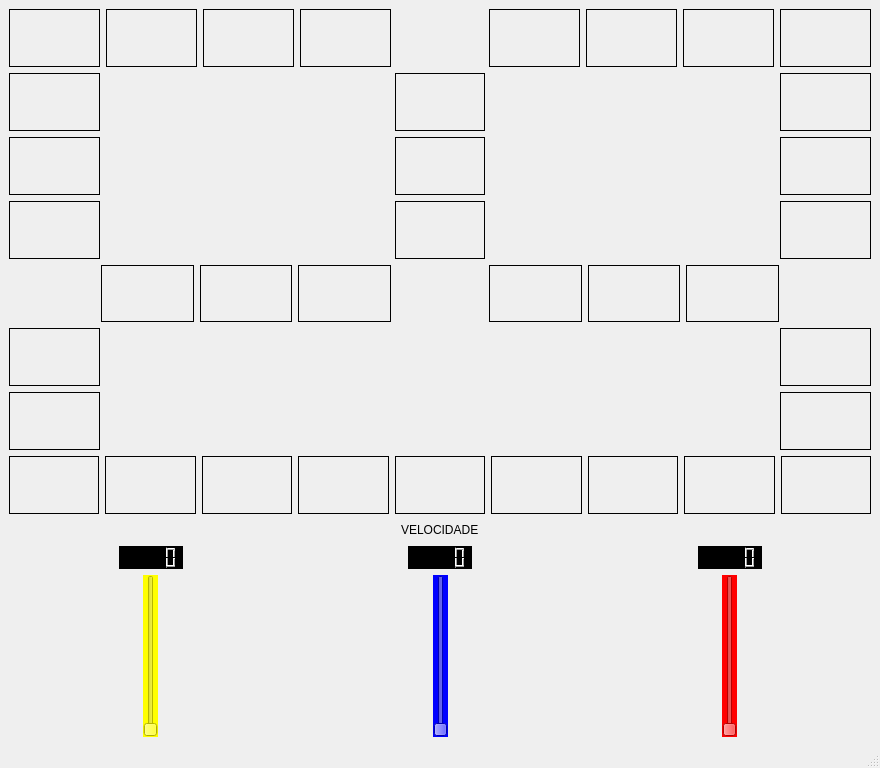
<?xml version="1.0" encoding="UTF-8"?>
<ui version="4.0">
 <class>MainWindow</class>
 <widget class="QMainWindow" name="MainWindow">
  <property name="enabled">
   <bool>true</bool>
  </property>
  <property name="geometry">
   <rect>
    <x>0</x>
    <y>0</y>
    <width>880</width>
    <height>768</height>
   </rect>
  </property>
  <property name="sizePolicy">
   <sizepolicy hsizetype="Fixed" vsizetype="Fixed">
    <horstretch>200</horstretch>
    <verstretch>200</verstretch>
   </sizepolicy>
  </property>
  <property name="minimumSize">
   <size>
    <width>200</width>
    <height>200</height>
   </size>
  </property>
  <property name="windowTitle">
   <string>MainWindow</string>
  </property>
  <widget class="QWidget" name="centralwidget">
   <layout class="QVBoxLayout" name="verticalLayout_6" stretch="70,30">
    <item>
     <layout class="QVBoxLayout" name="verticalLayout">
      <item>
       <layout class="QHBoxLayout" name="horizontalLayout" stretch="11,11,11,11,11,11,11,11,11">
        <item>
         <widget class="QLabel" name="y_0">
          <property name="frameShape">
           <enum>QFrame::Box</enum>
          </property>
          <property name="text">
           <string/>
          </property>
         </widget>
        </item>
        <item>
         <widget class="QLabel" name="y_1">
          <property name="frameShape">
           <enum>QFrame::Box</enum>
          </property>
          <property name="text">
           <string/>
          </property>
         </widget>
        </item>
        <item>
         <widget class="QLabel" name="y_2">
          <property name="frameShape">
           <enum>QFrame::Box</enum>
          </property>
          <property name="text">
           <string/>
          </property>
         </widget>
        </item>
        <item>
         <widget class="QLabel" name="y_3">
          <property name="frameShape">
           <enum>QFrame::Box</enum>
          </property>
          <property name="text">
           <string/>
          </property>
         </widget>
        </item>
        <item>
         <spacer name="horizontalSpacer">
          <property name="orientation">
           <enum>Qt::Horizontal</enum>
          </property>
          <property name="sizeHint" stdset="0">
           <size>
            <width>40</width>
            <height>20</height>
           </size>
          </property>
         </spacer>
        </item>
        <item>
         <widget class="QLabel" name="b_0">
          <property name="frameShape">
           <enum>QFrame::Box</enum>
          </property>
          <property name="text">
           <string/>
          </property>
         </widget>
        </item>
        <item>
         <widget class="QLabel" name="b_1">
          <property name="frameShape">
           <enum>QFrame::Box</enum>
          </property>
          <property name="text">
           <string/>
          </property>
         </widget>
        </item>
        <item>
         <widget class="QLabel" name="b_2">
          <property name="frameShape">
           <enum>QFrame::Box</enum>
          </property>
          <property name="text">
           <string/>
          </property>
         </widget>
        </item>
        <item>
         <widget class="QLabel" name="b_3">
          <property name="maximumSize">
           <size>
            <width>200</width>
            <height>200</height>
           </size>
          </property>
          <property name="frameShape">
           <enum>QFrame::Box</enum>
          </property>
          <property name="text">
           <string/>
          </property>
         </widget>
        </item>
       </layout>
      </item>
      <item>
       <layout class="QHBoxLayout" name="horizontalLayout_2" stretch="11,35,11,35,11">
        <item>
         <widget class="QLabel" name="y_6">
          <property name="frameShape">
           <enum>QFrame::Box</enum>
          </property>
          <property name="text">
           <string/>
          </property>
         </widget>
        </item>
        <item>
         <spacer name="horizontalSpacer_2">
          <property name="orientation">
           <enum>Qt::Horizontal</enum>
          </property>
          <property name="sizeHint" stdset="0">
           <size>
            <width>40</width>
            <height>20</height>
           </size>
          </property>
         </spacer>
        </item>
        <item>
         <widget class="QLabel" name="rail1_0">
          <property name="frameShape">
           <enum>QFrame::Box</enum>
          </property>
          <property name="text">
           <string/>
          </property>
         </widget>
        </item>
        <item>
         <spacer name="horizontalSpacer_3">
          <property name="orientation">
           <enum>Qt::Horizontal</enum>
          </property>
          <property name="sizeHint" stdset="0">
           <size>
            <width>40</width>
            <height>20</height>
           </size>
          </property>
         </spacer>
        </item>
        <item>
         <widget class="QLabel" name="b_4">
          <property name="frameShape">
           <enum>QFrame::Box</enum>
          </property>
          <property name="text">
           <string/>
          </property>
         </widget>
        </item>
       </layout>
      </item>
      <item>
       <layout class="QHBoxLayout" name="horizontalLayout_5" stretch="11,35,11,35,11">
        <item>
         <widget class="QLabel" name="y_5">
          <property name="frameShape">
           <enum>QFrame::Box</enum>
          </property>
          <property name="text">
           <string/>
          </property>
         </widget>
        </item>
        <item>
         <spacer name="horizontalSpacer_4">
          <property name="orientation">
           <enum>Qt::Horizontal</enum>
          </property>
          <property name="sizeHint" stdset="0">
           <size>
            <width>40</width>
            <height>20</height>
           </size>
          </property>
         </spacer>
        </item>
        <item>
         <widget class="QLabel" name="rail1_1">
          <property name="frameShape">
           <enum>QFrame::Box</enum>
          </property>
          <property name="text">
           <string/>
          </property>
         </widget>
        </item>
        <item>
         <spacer name="horizontalSpacer_5">
          <property name="orientation">
           <enum>Qt::Horizontal</enum>
          </property>
          <property name="sizeHint" stdset="0">
           <size>
            <width>40</width>
            <height>20</height>
           </size>
          </property>
         </spacer>
        </item>
        <item>
         <widget class="QLabel" name="b_5">
          <property name="frameShape">
           <enum>QFrame::Box</enum>
          </property>
          <property name="text">
           <string/>
          </property>
         </widget>
        </item>
       </layout>
      </item>
      <item>
       <layout class="QHBoxLayout" name="horizontalLayout_6" stretch="11,35,11,35,11">
        <item>
         <widget class="QLabel" name="y_4">
          <property name="frameShape">
           <enum>QFrame::Box</enum>
          </property>
          <property name="text">
           <string/>
          </property>
         </widget>
        </item>
        <item>
         <spacer name="horizontalSpacer_6">
          <property name="orientation">
           <enum>Qt::Horizontal</enum>
          </property>
          <property name="sizeHint" stdset="0">
           <size>
            <width>40</width>
            <height>20</height>
           </size>
          </property>
         </spacer>
        </item>
        <item>
         <widget class="QLabel" name="rail1_2">
          <property name="frameShape">
           <enum>QFrame::Box</enum>
          </property>
          <property name="text">
           <string/>
          </property>
         </widget>
        </item>
        <item>
         <spacer name="horizontalSpacer_7">
          <property name="orientation">
           <enum>Qt::Horizontal</enum>
          </property>
          <property name="sizeHint" stdset="0">
           <size>
            <width>40</width>
            <height>20</height>
           </size>
          </property>
         </spacer>
        </item>
        <item>
         <widget class="QLabel" name="b_6">
          <property name="frameShape">
           <enum>QFrame::Box</enum>
          </property>
          <property name="text">
           <string/>
          </property>
         </widget>
        </item>
       </layout>
      </item>
      <item>
       <layout class="QHBoxLayout" name="horizontalLayout_3" stretch="11,11,11,11,11,11,11,11,11">
        <item>
         <spacer name="horizontalSpacer_11">
          <property name="orientation">
           <enum>Qt::Horizontal</enum>
          </property>
          <property name="sizeHint" stdset="0">
           <size>
            <width>40</width>
            <height>20</height>
           </size>
          </property>
         </spacer>
        </item>
        <item>
         <widget class="QLabel" name="rail2_0">
          <property name="frameShape">
           <enum>QFrame::Box</enum>
          </property>
          <property name="text">
           <string/>
          </property>
         </widget>
        </item>
        <item>
         <widget class="QLabel" name="rail2_1">
          <property name="frameShape">
           <enum>QFrame::Box</enum>
          </property>
          <property name="text">
           <string/>
          </property>
         </widget>
        </item>
        <item>
         <widget class="QLabel" name="rail2_2">
          <property name="frameShape">
           <enum>QFrame::Box</enum>
          </property>
          <property name="text">
           <string/>
          </property>
         </widget>
        </item>
        <item>
         <spacer name="horizontalSpacer_8">
          <property name="orientation">
           <enum>Qt::Horizontal</enum>
          </property>
          <property name="sizeHint" stdset="0">
           <size>
            <width>40</width>
            <height>20</height>
           </size>
          </property>
         </spacer>
        </item>
        <item>
         <widget class="QLabel" name="rail3_0">
          <property name="frameShape">
           <enum>QFrame::Box</enum>
          </property>
          <property name="text">
           <string/>
          </property>
         </widget>
        </item>
        <item>
         <widget class="QLabel" name="rail3_1">
          <property name="frameShape">
           <enum>QFrame::Box</enum>
          </property>
          <property name="text">
           <string/>
          </property>
         </widget>
        </item>
        <item>
         <widget class="QLabel" name="rail3_2">
          <property name="frameShape">
           <enum>QFrame::Box</enum>
          </property>
          <property name="text">
           <string/>
          </property>
         </widget>
        </item>
        <item>
         <spacer name="horizontalSpacer_12">
          <property name="orientation">
           <enum>Qt::Horizontal</enum>
          </property>
          <property name="sizeHint" stdset="0">
           <size>
            <width>40</width>
            <height>20</height>
           </size>
          </property>
         </spacer>
        </item>
       </layout>
      </item>
      <item>
       <layout class="QHBoxLayout" name="horizontalLayout_4" stretch="11,82,11">
        <item>
         <widget class="QLabel" name="r_12">
          <property name="frameShape">
           <enum>QFrame::Box</enum>
          </property>
          <property name="text">
           <string/>
          </property>
         </widget>
        </item>
        <item>
         <spacer name="horizontalSpacer_9">
          <property name="orientation">
           <enum>Qt::Horizontal</enum>
          </property>
          <property name="sizeHint" stdset="0">
           <size>
            <width>40</width>
            <height>20</height>
           </size>
          </property>
         </spacer>
        </item>
        <item>
         <widget class="QLabel" name="r_0">
          <property name="frameShape">
           <enum>QFrame::Box</enum>
          </property>
          <property name="text">
           <string/>
          </property>
         </widget>
        </item>
       </layout>
      </item>
      <item>
       <layout class="QHBoxLayout" name="horizontalLayout_7" stretch="11,82,11">
        <item>
         <widget class="QLabel" name="r_11">
          <property name="frameShape">
           <enum>QFrame::Box</enum>
          </property>
          <property name="text">
           <string/>
          </property>
         </widget>
        </item>
        <item>
         <spacer name="horizontalSpacer_10">
          <property name="orientation">
           <enum>Qt::Horizontal</enum>
          </property>
          <property name="sizeHint" stdset="0">
           <size>
            <width>40</width>
            <height>20</height>
           </size>
          </property>
         </spacer>
        </item>
        <item>
         <widget class="QLabel" name="r_1">
          <property name="frameShape">
           <enum>QFrame::Box</enum>
          </property>
          <property name="text">
           <string/>
          </property>
         </widget>
        </item>
       </layout>
      </item>
      <item>
       <layout class="QHBoxLayout" name="horizontalLayout_8">
        <item>
         <widget class="QLabel" name="r_10">
          <property name="frameShape">
           <enum>QFrame::Box</enum>
          </property>
          <property name="text">
           <string/>
          </property>
         </widget>
        </item>
        <item>
         <widget class="QLabel" name="r_9">
          <property name="frameShape">
           <enum>QFrame::Box</enum>
          </property>
          <property name="text">
           <string/>
          </property>
         </widget>
        </item>
        <item>
         <widget class="QLabel" name="r_8">
          <property name="frameShape">
           <enum>QFrame::Box</enum>
          </property>
          <property name="text">
           <string/>
          </property>
         </widget>
        </item>
        <item>
         <widget class="QLabel" name="r_7">
          <property name="frameShape">
           <enum>QFrame::Box</enum>
          </property>
          <property name="text">
           <string/>
          </property>
         </widget>
        </item>
        <item>
         <widget class="QLabel" name="r_6">
          <property name="frameShape">
           <enum>QFrame::Box</enum>
          </property>
          <property name="text">
           <string/>
          </property>
         </widget>
        </item>
        <item>
         <widget class="QLabel" name="r_5">
          <property name="frameShape">
           <enum>QFrame::Box</enum>
          </property>
          <property name="text">
           <string/>
          </property>
         </widget>
        </item>
        <item>
         <widget class="QLabel" name="r_4">
          <property name="frameShape">
           <enum>QFrame::Box</enum>
          </property>
          <property name="text">
           <string/>
          </property>
         </widget>
        </item>
        <item>
         <widget class="QLabel" name="r_3">
          <property name="frameShape">
           <enum>QFrame::Box</enum>
          </property>
          <property name="text">
           <string/>
          </property>
         </widget>
        </item>
        <item>
         <widget class="QLabel" name="r_2">
          <property name="frameShape">
           <enum>QFrame::Box</enum>
          </property>
          <property name="text">
           <string/>
          </property>
         </widget>
        </item>
       </layout>
      </item>
     </layout>
    </item>
    <item>
     <layout class="QVBoxLayout" name="verticalLayout_5" stretch="0,0">
      <item>
       <layout class="QHBoxLayout" name="horizontalLayout_9">
        <item>
         <spacer name="horizontalSpacer_14">
          <property name="orientation">
           <enum>Qt::Horizontal</enum>
          </property>
          <property name="sizeHint" stdset="0">
           <size>
            <width>40</width>
            <height>20</height>
           </size>
          </property>
         </spacer>
        </item>
        <item>
         <widget class="QLabel" name="label">
          <property name="lineWidth">
           <number>1</number>
          </property>
          <property name="text">
           <string>VELOCIDADE</string>
          </property>
          <property name="textFormat">
           <enum>Qt::AutoText</enum>
          </property>
          <property name="wordWrap">
           <bool>false</bool>
          </property>
          <property name="textInteractionFlags">
           <set>Qt::LinksAccessibleByKeyboard</set>
          </property>
         </widget>
        </item>
        <item>
         <spacer name="horizontalSpacer_13">
          <property name="orientation">
           <enum>Qt::Horizontal</enum>
          </property>
          <property name="sizeHint" stdset="0">
           <size>
            <width>40</width>
            <height>20</height>
           </size>
          </property>
         </spacer>
        </item>
       </layout>
      </item>
      <item>
       <layout class="QHBoxLayout" name="horizontalLayout_16">
        <item>
         <layout class="QVBoxLayout" name="verticalLayout_4">
          <item>
           <layout class="QHBoxLayout" name="horizontalLayout_15">
            <item>
             <spacer name="horizontalSpacer_25">
              <property name="orientation">
               <enum>Qt::Horizontal</enum>
              </property>
              <property name="sizeHint" stdset="0">
               <size>
                <width>40</width>
                <height>20</height>
               </size>
              </property>
             </spacer>
            </item>
            <item>
             <widget class="QLCDNumber" name="lcdNumber">
              <property name="frameShape">
               <enum>QFrame::Box</enum>
              </property>
              <property name="frameShadow">
               <enum>QFrame::Plain</enum>
              </property>
              <property name="lineWidth">
               <number>100</number>
              </property>
             </widget>
            </item>
            <item>
             <spacer name="horizontalSpacer_26">
              <property name="orientation">
               <enum>Qt::Horizontal</enum>
              </property>
              <property name="sizeHint" stdset="0">
               <size>
                <width>40</width>
                <height>20</height>
               </size>
              </property>
             </spacer>
            </item>
           </layout>
          </item>
          <item>
           <layout class="QHBoxLayout" name="horizontalLayout_12">
            <item>
             <spacer name="horizontalSpacer_17">
              <property name="orientation">
               <enum>Qt::Horizontal</enum>
              </property>
              <property name="sizeHint" stdset="0">
               <size>
                <width>40</width>
                <height>20</height>
               </size>
              </property>
             </spacer>
            </item>
            <item>
             <widget class="QSlider" name="verticalSlider_Y">
              <property name="styleSheet">
               <string notr="true">background:rgb(255, 255, 0)</string>
              </property>
              <property name="maximum">
               <number>100</number>
              </property>
              <property name="orientation">
               <enum>Qt::Vertical</enum>
              </property>
             </widget>
            </item>
            <item>
             <spacer name="horizontalSpacer_20">
              <property name="orientation">
               <enum>Qt::Horizontal</enum>
              </property>
              <property name="sizeHint" stdset="0">
               <size>
                <width>40</width>
                <height>20</height>
               </size>
              </property>
             </spacer>
            </item>
           </layout>
          </item>
         </layout>
        </item>
        <item>
         <layout class="QVBoxLayout" name="verticalLayout_3">
          <item>
           <layout class="QHBoxLayout" name="horizontalLayout_14">
            <item>
             <spacer name="horizontalSpacer_23">
              <property name="orientation">
               <enum>Qt::Horizontal</enum>
              </property>
              <property name="sizeHint" stdset="0">
               <size>
                <width>40</width>
                <height>20</height>
               </size>
              </property>
             </spacer>
            </item>
            <item>
             <widget class="QLCDNumber" name="lcdNumber_2">
              <property name="frameShadow">
               <enum>QFrame::Plain</enum>
              </property>
              <property name="lineWidth">
               <number>100</number>
              </property>
             </widget>
            </item>
            <item>
             <spacer name="horizontalSpacer_24">
              <property name="orientation">
               <enum>Qt::Horizontal</enum>
              </property>
              <property name="sizeHint" stdset="0">
               <size>
                <width>40</width>
                <height>20</height>
               </size>
              </property>
             </spacer>
            </item>
           </layout>
          </item>
          <item>
           <layout class="QHBoxLayout" name="horizontalLayout_11">
            <item>
             <spacer name="horizontalSpacer_15">
              <property name="orientation">
               <enum>Qt::Horizontal</enum>
              </property>
              <property name="sizeHint" stdset="0">
               <size>
                <width>40</width>
                <height>20</height>
               </size>
              </property>
             </spacer>
            </item>
            <item>
             <widget class="QSlider" name="verticalSlider_B">
              <property name="styleSheet">
               <string notr="true">background:rgb(0, 0, 255)</string>
              </property>
              <property name="maximum">
               <number>100</number>
              </property>
              <property name="orientation">
               <enum>Qt::Vertical</enum>
              </property>
             </widget>
            </item>
            <item>
             <spacer name="horizontalSpacer_19">
              <property name="orientation">
               <enum>Qt::Horizontal</enum>
              </property>
              <property name="sizeHint" stdset="0">
               <size>
                <width>40</width>
                <height>20</height>
               </size>
              </property>
             </spacer>
            </item>
           </layout>
          </item>
         </layout>
        </item>
        <item>
         <layout class="QVBoxLayout" name="verticalLayout_2">
          <item>
           <layout class="QHBoxLayout" name="horizontalLayout_13">
            <item>
             <spacer name="horizontalSpacer_22">
              <property name="orientation">
               <enum>Qt::Horizontal</enum>
              </property>
              <property name="sizeHint" stdset="0">
               <size>
                <width>40</width>
                <height>20</height>
               </size>
              </property>
             </spacer>
            </item>
            <item>
             <widget class="QLCDNumber" name="lcdNumber_3">
              <property name="frameShadow">
               <enum>QFrame::Plain</enum>
              </property>
              <property name="lineWidth">
               <number>100</number>
              </property>
              <property name="midLineWidth">
               <number>5</number>
              </property>
             </widget>
            </item>
            <item>
             <spacer name="horizontalSpacer_21">
              <property name="orientation">
               <enum>Qt::Horizontal</enum>
              </property>
              <property name="sizeHint" stdset="0">
               <size>
                <width>40</width>
                <height>20</height>
               </size>
              </property>
             </spacer>
            </item>
           </layout>
          </item>
          <item>
           <layout class="QHBoxLayout" name="horizontalLayout_10">
            <item>
             <spacer name="horizontalSpacer_16">
              <property name="orientation">
               <enum>Qt::Horizontal</enum>
              </property>
              <property name="sizeHint" stdset="0">
               <size>
                <width>40</width>
                <height>20</height>
               </size>
              </property>
             </spacer>
            </item>
            <item>
             <widget class="QSlider" name="verticalSlider_R">
              <property name="styleSheet">
               <string notr="true">background:rgb(255, 0, 0)</string>
              </property>
              <property name="maximum">
               <number>100</number>
              </property>
              <property name="orientation">
               <enum>Qt::Vertical</enum>
              </property>
             </widget>
            </item>
            <item>
             <spacer name="horizontalSpacer_18">
              <property name="orientation">
               <enum>Qt::Horizontal</enum>
              </property>
              <property name="sizeHint" stdset="0">
               <size>
                <width>40</width>
                <height>20</height>
               </size>
              </property>
             </spacer>
            </item>
           </layout>
          </item>
         </layout>
        </item>
       </layout>
      </item>
     </layout>
    </item>
   </layout>
  </widget>
  <widget class="QMenuBar" name="menubar">
   <property name="geometry">
    <rect>
     <x>0</x>
     <y>0</y>
     <width>880</width>
     <height>20</height>
    </rect>
   </property>
  </widget>
  <widget class="QStatusBar" name="statusbar"/>
 </widget>
 <resources/>
 <connections>
  <connection>
   <sender>verticalSlider_R</sender>
   <signal>valueChanged(int)</signal>
   <receiver>MainWindow</receiver>
   <slot>VelocidadeR(int)</slot>
   <hints>
    <hint type="sourcelabel">
     <x>438</x>
     <y>639</y>
    </hint>
    <hint type="destinationlabel">
     <x>511</x>
     <y>468</y>
    </hint>
   </hints>
  </connection>
  <connection>
   <sender>verticalSlider_B</sender>
   <signal>valueChanged(int)</signal>
   <receiver>MainWindow</receiver>
   <slot>VelocidadeB(int)</slot>
   <hints>
    <hint type="sourcelabel">
     <x>332</x>
     <y>642</y>
    </hint>
    <hint type="destinationlabel">
     <x>332</x>
     <y>547</y>
    </hint>
   </hints>
  </connection>
  <connection>
   <sender>verticalSlider_Y</sender>
   <signal>valueChanged(int)</signal>
   <receiver>MainWindow</receiver>
   <slot>VelocidadeY(int)</slot>
   <hints>
    <hint type="sourcelabel">
     <x>229</x>
     <y>642</y>
    </hint>
    <hint type="destinationlabel">
     <x>265</x>
     <y>529</y>
    </hint>
   </hints>
  </connection>
  <connection>
   <sender>verticalSlider_Y</sender>
   <signal>valueChanged(int)</signal>
   <receiver>lcdNumber</receiver>
   <slot>display(int)</slot>
   <hints>
    <hint type="sourcelabel">
     <x>227</x>
     <y>564</y>
    </hint>
    <hint type="destinationlabel">
     <x>196</x>
     <y>532</y>
    </hint>
   </hints>
  </connection>
  <connection>
   <sender>verticalSlider_B</sender>
   <signal>valueChanged(int)</signal>
   <receiver>lcdNumber_2</receiver>
   <slot>display(int)</slot>
   <hints>
    <hint type="sourcelabel">
     <x>333</x>
     <y>620</y>
    </hint>
    <hint type="destinationlabel">
     <x>356</x>
     <y>538</y>
    </hint>
   </hints>
  </connection>
  <connection>
   <sender>verticalSlider_R</sender>
   <signal>valueChanged(int)</signal>
   <receiver>lcdNumber_3</receiver>
   <slot>display(int)</slot>
   <hints>
    <hint type="sourcelabel">
     <x>443</x>
     <y>592</y>
    </hint>
    <hint type="destinationlabel">
     <x>470</x>
     <y>540</y>
    </hint>
   </hints>
  </connection>
 </connections>
 <slots>
  <slot>VelocidadeR(int)</slot>
  <slot>VelocidadeY(int)</slot>
  <slot>VelocidadeB(int)</slot>
 </slots>
</ui>
